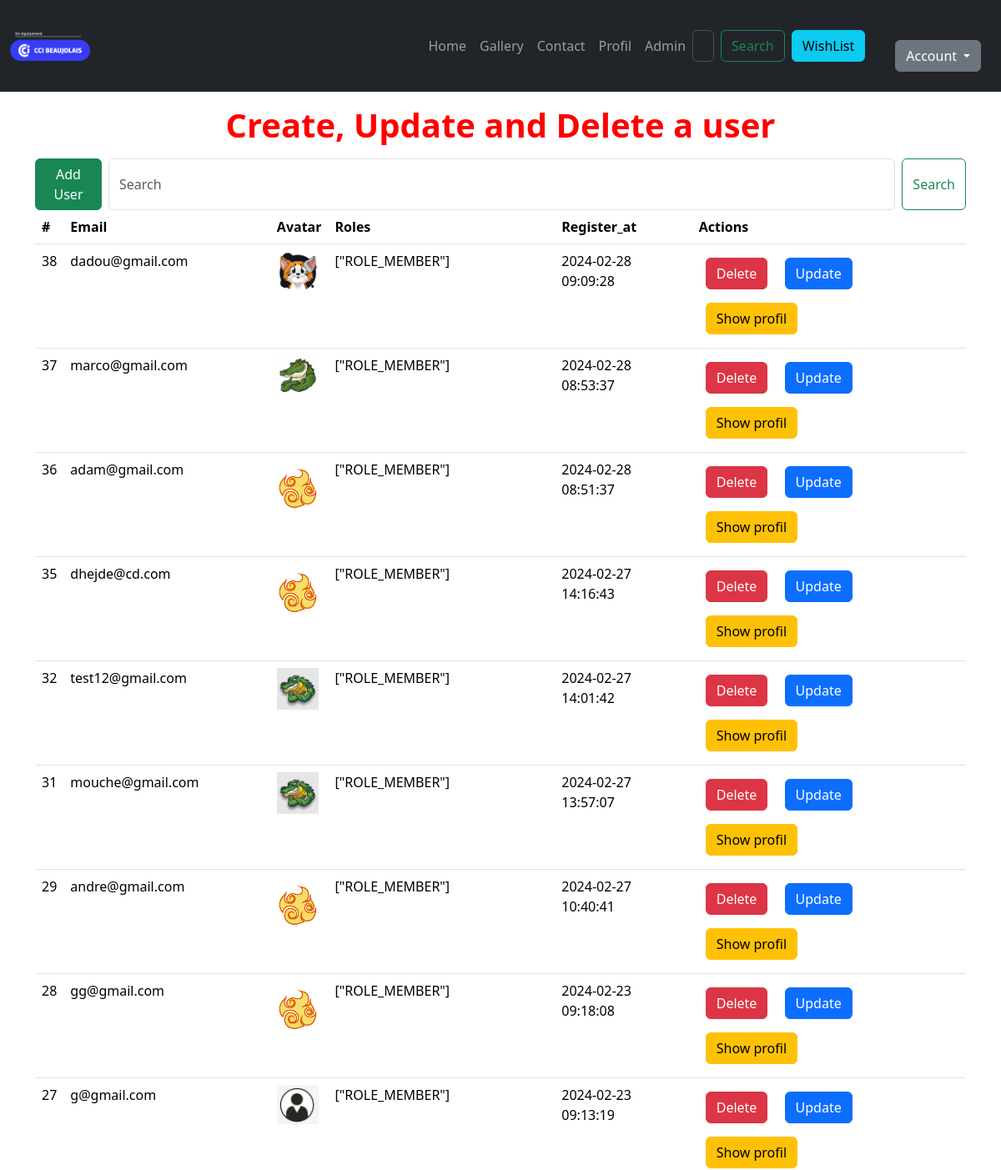
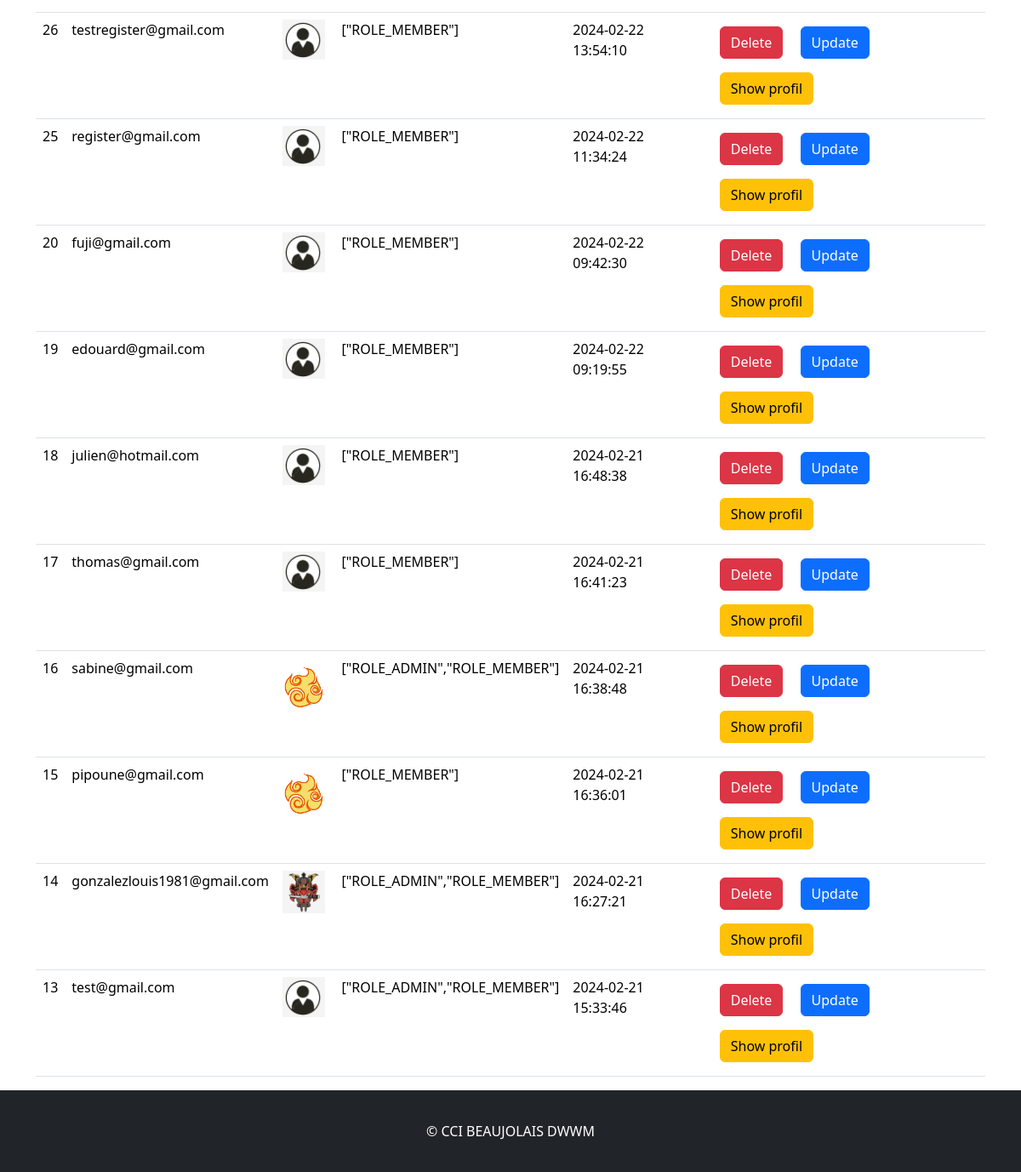
Page /?page=admin_tab_user (signed in) on the committed database (2 pictures, top to bottom).
### tables this page shows
CREATE TABLE `user` (
  `id` int(11) NOT NULL,
  `email` varchar(255) NOT NULL,
  `avatar` varchar(255) NOT NULL DEFAULT 'C:\\xampp\\htdocs\\formation_php\\tp3\\assets\\uploads\\avatars\\avatardefault.png',
  `password` varchar(255) NOT NULL,
  `roles` varchar(255) NOT NULL DEFAULT '["ROLE_MEMBER"]',
  `register_at` datetime NOT NULL DEFAULT current_timestamp()
);

### controllers/controller_admin_tab_user.php (called while the page is built, shortened)
<?php
$db = Utils::connectDB();
$keywords = "";
if ($db){
    $sql = $db->query("SELECT * FROM user WHERE email LIKE '%".$keywords."%' ORDER BY id DESC");
    $sql->execute();
    $posts = ($sql->fetchAll(PDO::FETCH_ASSOC));
}
include "./views/base.phtml";
?>

### index.php (called while the page is built, shortened)
<?php
    require "./services/router.php";
    require "./controllers/controller_{$page}.php";
?>

### services/router.php (called while the page is built)
<?php
    $getPage = isset($_GET['page']) ? strtolower($_GET['page']) : "";
    $path = "./controllers/controller_".$getPage.".php";
    $page = file_exists($path) ? $getPage : "home";
?>

### views/template_admin_tab_user.phtml (the view, shortened to what this page needs)
<h1>Create, Update and Delete  a user</h1>
<form class="d-flex" role="search" >
    <div class="add-post">
        <a class="btn btn-success" href="?page=admin_create_user">Add User</a>
    </div>
    <input name="keywords" class="form-control me-2" type="search" placeholder="Search" aria-label="Search">
    <button class="btn btn-outline-success" type="submit">Search</button>
</form>
<table class="table">
    <thead>
        <tr>
            <th scope="col">#</th>
            <th scope="col">Email</th>
            <th scope="col">Avatar</th>
            <th scope="col">Roles</th>
            <th scope="col">Register_at</th>
            <th scope="col">Actions</th>
        </tr>
    </thead>
    <tbody>
    <?php
    foreach($posts as $post) : ?>
        <tr>
            <td scope="row">
                <?=$post['id']?>
            </td>
            <td>
                <?=$post['email']?>
            </td>
            <td>
                <img src="./assets/uploads/avatars/<?=$post['avatar']?>" alt="" width="50px">
            </td>
            <td>
                <?=$post['roles']?>
            </td>
            <td>
                <?=$post['register_at']?>
            </td>
            <td>
                <a class="btn btn-danger m-2" href="javascript:deleteUser(<?=$post['id']?>)">Delete</a>
                <a class="btn btn-primary m-2" href="?page=admin_update_user&id=<?=$post['id']?>">Update</a>
                <a class="btn btn-warning m-2" href="?page=profil_user&id=<?=$post['id']?>">Show profil</a>
            </td>
        </tr>
        <?php endforeach; ?>
    </tbody>
</table>

### views/base.phtml (shortened to what this page needs)
<!DOCTYPE html>
<html lang="fr">
    <head>
        <link href="https://cdn.jsdelivr.net/npm/bootstrap@5.3.2/dist/css/bootstrap.min.css" rel="stylesheet">
        <link href="./assets/css/main.css" rel="stylesheet">
    </head>
    <body>
        <header>
            <nav class="navbar navbar-expand-lg bg-dark" data-bs-theme="dark">
                <div class="container-fluid">
                    <a class="navbar-brand" href="?page=home" ><img src="./assets/image/logo_cci.png" atl="..."  width=20%></a>
                    <div class="collapse navbar-collapse" id="navbarSupportedContent">
                        <ul class="navbar-nav me-auto mb-2 mb-lg-0">
                            <li class="nav-item">
                                <a class="nav-link <?php if($page === 'home') echo  "active"; ?>" aria-current="page" href="?page=home">Home</a>
                            </li>
                            <li class="nav-item">
                                <a class="nav-link <?php if($page === 'gallery') echo  "active"; ?>" aria-current="page" href="?page=gallery">Gallery</a>
                            </li>
                            <li class="nav-item ">
                                <a class="nav-link <?php if($page === 'contact') echo  "active"; ?>" aria-current="page" href="?page=contact">Contact</a>
                            </li>
                            <?php if(isset($_SESSION['user']['roles']) && in_array('ROLE_MEMBER', json_decode($_SESSION['user']['roles']))):?>
                                <li class="nav-item ">
                                    <a class="nav-link <?php if($page === 'profil') echo  "active"; ?>" aria-current="page" href="?page=profil_user&id=<?= $_SESSION['user']['id'] ?>">Profil</a>
                                </li>
                            <?php endif; ?>
                            <?php if(isset($_SESSION['user']['roles']) && in_array('ROLE_ADMIN', json_decode($_SESSION['user']['roles']))):?>
                                <li class="nav-item ">
                                    <a class="nav-link <?php if($page === 'admin') echo  "active"; ?>" aria-current="page" href="?page=admin">Admin</a>
                                </li>
                            <?php endif; ?>
                        </ul>
                        <form class="d-flex" role="search">
                            <input name="keywords" class="form-control me-2" type="search" placeholder="Search" aria-label="Search">
                            <button class="btn btn-outline-success" type="submit">Search</button>
                        </form>
                        <a href="?page=add_wishlist">
                            <button class="m-2 btn btn-info" type="button">WishList</button>
                        </a>
                    </div>
                </div>
                <div class="dropdown m-3">
                    <li class="nav-item ">
                        <button class="btn btn-secondary dropdown-toggle" type="button" data-bs-toggle="dropdown" aria-expanded="false">
                            Account
                        </button>
                    </li>
                </div>
            </nav>
        </header>
        <main class="container">
        <?php
            include "./views/template_".$page.".phtml"
        ?>
        </main>
        <footer class="bg-dark text-white text-center p-1">
            <div class="p-footer">
                &copy; CCI BEAUJOLAIS DWWM
            </div>
        </footer>
    </body>
</html>

### assets/css/main.css (style rules this page uses)
h1 { color:red; text-align: center; font-weight: bold; margin: 1rem; }
.p-footer { text-align: center; margin: 1rem; padding: 1rem; }
.add-post { margin-right: 0.5rem; }
body { min-height: 100vh; display: flex; flex-direction: column; }
footer { margin-top: auto; }

### rows in the picture
user: id "38", email "dadou@gmail.com", avatar (picture), roles "[\"ROLE_MEMBER\"]", register_at "2024-02-28 09:09:28"
user: id "37", email "marco@gmail.com", avatar (picture), roles "[\"ROLE_MEMBER\"]", register_at "2024-02-28 08:53:37"
user: id "36", email "adam@gmail.com", avatar (picture), roles "[\"ROLE_MEMBER\"]", register_at "2024-02-28 08:51:37"
user: id "35", email "dhejde@cd.com", avatar (picture), roles "[\"ROLE_MEMBER\"]", register_at "2024-02-27 14:16:43"
user: id "32", email "test12@gmail.com", avatar (picture), roles "[\"ROLE_MEMBER\"]", register_at "2024-02-27 14:01:42"
user: id "31", email "mouche@gmail.com", avatar (picture), roles "[\"ROLE_MEMBER\"]", register_at "2024-02-27 13:57:07"
user: id "29", email "andre@gmail.com", avatar (picture), roles "[\"ROLE_MEMBER\"]", register_at "2024-02-27 10:40:41"
user: id "28", email "gg@gmail.com", avatar (picture), roles "[\"ROLE_MEMBER\"]", register_at "2024-02-23 09:18:08"
user: id "27", email "g@gmail.com", avatar (picture), roles "[\"ROLE_MEMBER\"]", register_at "2024-02-23 09:13:19"
user: id "26", email "testregister@gmail.com", avatar (picture), roles "[\"ROLE_MEMBER\"]", register_at "2024-02-22 13:54:10"
user: id "25", email "register@gmail.com", avatar (picture), roles "[\"ROLE_MEMBER\"]", register_at "2024-02-22 11:34:24"
user: id "20", email "fuji@gmail.com", avatar (picture), roles "[\"ROLE_MEMBER\"]", register_at "2024-02-22 09:42:30"
user: id "19", email "edouard@gmail.com", avatar (picture), roles "[\"ROLE_MEMBER\"]", register_at "2024-02-22 09:19:55"
user: id "18", email "julien@hotmail.com", avatar (picture), roles "[\"ROLE_MEMBER\"]", register_at "2024-02-21 16:48:38"
user: id "17", email "thomas@gmail.com", avatar (picture), roles "[\"ROLE_MEMBER\"]", register_at "2024-02-21 16:41:23"
user: id "16", email "sabine@gmail.com", avatar (picture), roles "[\"ROLE_ADMIN\",\"ROLE_MEMBER\"]", register_at "2024-02-21 16:38:48"
user: id "15", email "pipoune@gmail.com", avatar (picture), roles "[\"ROLE_MEMBER\"]", register_at "2024-02-21 16:36:01"
user: id "14", email "gonzalezlouis1981@gmail.com", avatar (picture), roles "[\"ROLE_ADMIN\",\"ROLE_MEMBER\"]", register_at "2024-02-21 16:27:21"
user: id "13", email "test@gmail.com", avatar (picture), roles "[\"ROLE_ADMIN\",\"ROLE_MEMBER\"]", register_at "2024-02-21 15:33:46"
